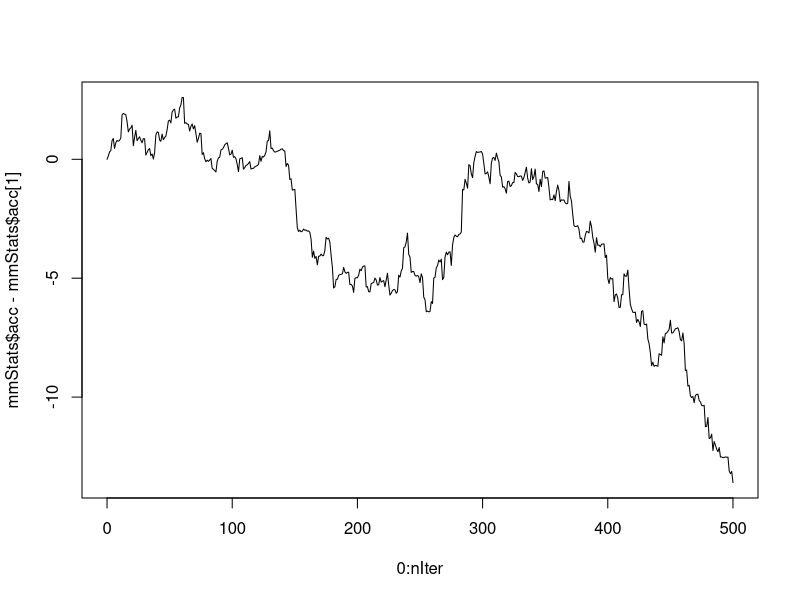
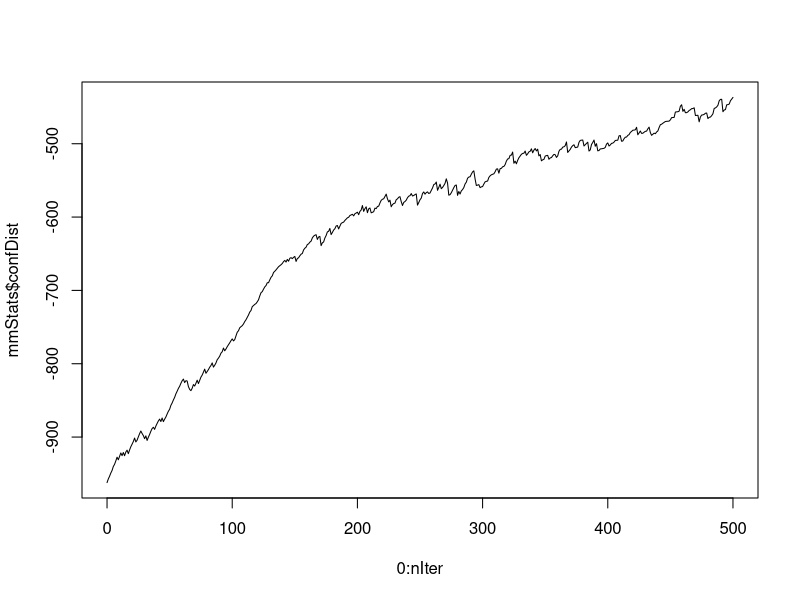

Here is the R script that generated these plots, in order:
require(igraph)

####################
# MODEL PARAMETERS #
####################
n = 10 # number of members in a team
nIter = 500 # number of time points to let simulation run
H = 1 # group heterogeneity in domains of expertise [0,1]; H = 1 means agents have distinct domains of expertise (heterogenous), H = 0 means agents have no domain expertise (homogenous)
K = 7 # number of members in the in-group network; K = 2:n-1
M = 1 # level of mutual interest [0,1]; M = 0 means agents determine whether to update confidence in speaker based only on its evaluation of opinion, H = 1 means agents determine whether to update confidence in speaker based on avg rsp of other listeners
lambda = .001 # learning rate; factor by which differences between an agent's IPF changes to match a speaker's IPF

netType = 1 # paramter for creating different network configurations; 1 = Dionne et al specificaiton, 2 = small world network; 3 = scale-free/preferential atatchment; 4 = random based on expected density
domSize = 100 # size of problem domain (must be integer value). NOTE: IN THEORY THIS VALUE CAN BE MANIPULATED, BUT CURRENT CODE IS NOT SET UP TO DO SO VERY EASILY. WRITTEN HERE SO THAT USERS CAN EASILY SEE THIS PARAMETER SETTING
rndmDom = domSize*.5 # number of random points to select, between which values will be interpolated to construct problem domain
domExptMean = 30 # size of expertise domain for each agent; higher numbers = more likely to be an expert on more things
domExptSD = 5 # variability in expertise domain size for each agent; higher numbers = agents more likely to vary in the number of things on which they are expert
ldrNdx = sample(1:n, 1) # randomly sample leader
confHeight = .1 # height of triangular function for changing confidence evaluations
confWidth = 10 # width of triangular function for changing confidence evaluations
confChg = c(head((0:(confWidth*10/2))*(confHeight/(confWidth*10/2)), -1), ((confWidth*10/2):0)*(confHeight/(confWidth*10/2))) # vector of values from a triangle function with height = confHeight & width = confWidth


###################
# MODEL FUNCTIONS #
###################
# Function for creating randomly generated true problem function (TPF)
## Returns data frame with columns giving x and y coordinates of TPF 
createTPF = function(rndmDom, domSize) {
  x = sort(c(1, sample(2:(domSize-1), rndmDom), domSize)) # randomly select rndmDom integers between 1 and 100; to ensure the final range of the TPF always spans 1 to 100, we force 1 and 100 to be included in this range of x values
  y = runif(rndmDom+2, 0, 1) # randomly sample rndmDom+2 values from uniform distribution bounded between 0 and 1; the "+2" values is so that we sample values for the hard-coded 1 and 100 x-values
  yInterp = spline(x, y, n = domSize*10) # interpolate 1000 values between the randomly sampled x and y values
  tpf = data.frame(x = yInterp$x, # create data frame containing x and y values
                   y = yInterp$y)
  # problem function is bounded between 0 and 1; transform any interpolated values below 0 into 0, and above 1 into 1
  tpf$y[tpf$y < 0] = 0
  tpf$y[tpf$y > 1] = 1
  return(list("tpf" = tpf,
              "x" = x,
              "y" = y))
}

# Function for creating randomly generated individual problem functions (IPF)
## Returns a list containing two named elements:
## (1) ipf = data frame with columns giving x and y coordinates of IPF and a column (dom) indicating whether x is within the agent's domain of expertise
## (2) domRng = vector giving range of expertise domain
createIPF = function(H, tpf, domExptMean, domExptSD, domSize, rndmDom) {
  ## Identify domain expertise range -- note we do this even if agent will not have a domain of expertise
  ### Dionne et al do not describe exactly how agent's domains of expertise are specified; they simply note that they are "formulated as a 
  ### randomly selected continuous finite range in the 0-100 problem domain, whose width does not exceed 50" (p. 1040). We add some control around this
  ### and allow agents to have differing sizes of expertise range by randomly sampling a value to determine the domain expertise range
  domExptSize = round(rnorm(1, mean = domExptMean, sd = domExptSD))
  ## Impose limits that an agent's range of expertise cannot be less than 10% or greater than 50% of domSize
  if (domExptSize > domSize*.5) {domExptSize = domSize*.5}
  if (domExptSize < domSize*.1) {domExptSize = domSize*.1}
  ## Randomly select a consecutive range of domains between 1:100 equal to length of domExptSize
  domExptStrt = seq(domSize - domExptSize + 1)
  domExptStrt = sample(domExptStrt, 1)
  domExptRng = domExptStrt:(domExptStrt + domExptSize - 1)
  # H = 1 means that individuals in teams have "domains of expertise"
  if (H == 1) {
    ## Create the agent's IPF by creating new belief values for domains outside the area of expertise while making areas inside the expertise range = tpf
    ipfObj = createTPF(rndmDom, domSize) # create brand new ipf for agents to reflect that an agent's IPF will be very different from TPF outside the expertise range
    ndx = findInterval(ipfObj$tpf$x, c(min(domExptRng), max(domExptRng))) == 1 # create an index of all the rows in tpf that fall inside the domain of expertise; just for convenience
    ipfObj$tpf$y[ndx] = tpf$tpf$y[ndx] # make ipf values inside of expertise domain equal to corresponding tpf values
    ipf = ipfObj$tpf
  } else { # H = 0 means that individuals do not have domains of expertise and everybody is about equally off from TPF
    y = rnorm(length(tpf$x), tpf$y, .25) ## create ipf for agents that are near the tpf
    yInterp = spline(tpf$x, y, n = domSize*10)
    ipf = data.frame(x = yInterp$x,
                     y = yInterp$y)
    ipf$y[ipf$y < 0] = 0
    ipf$y[ipf$y > 1] = 1
  }
  return(list("ipf" = ipf,
              "domRng" = domExptRng))
}

# Function for creating confidence distributions
## Returns a dataframe n x domSize*10 corresponding to that agents' confidence perceptions for itself and all other agents across each aspect of the problem domain
createConfPerc = function(n, agentNdx, H, domRng, domSize) {
  confPerc = matrix(NA, nrow = n, ncol = domSize*10) # Initialize matrix that will hold final confindence perception values
  ## H = 1 means that individuals in teams have "domains of expertise"; Dionne et al. state that individuals have higher confidence in their area of expertise (p. 1040)
  if (H == 1) {
    ## Create agent's self-confidence perceptions
    selfConf = runif(domSize, .05,.5) # Randomly sample self-confidence perceptions across all aspects of problem domain from a lower range
    selfConf[domRng] = runif(length(domRng), .7,.9) # Replace self-confidence perceptions in areas of expertise with randomly sampled from a higher range
    selfConf = spline(x = 1:domSize, y = selfConf, n = domSize*10) # Interpolate self-confidence perceptions across same range of problem domain values as in IPF/TPF
    ## Create agent's perceptions of other's confidence
    otherConf = t(replicate(n-1, expr = runif(domSize, .05, .5))) # Randomly sample (n-1) other-confidence perceptions across all aspects of problem domain from a lower range
    otherConf = t(sapply(1:(n-1), function(x) { # Interpolate (n-1) other-confidence perceptions across same range of problem domain values as in IPF/TPF
      out = spline(x = 1:domSize, y = otherConf[x,], n = domSize*10)
      return(out$y)
    }))
    ## Insert confidence perceptions in correct location of final matrix
    confPerc[agentNdx,] = selfConf$y # Note that this parameterization always places an agent's self-confidence ratings in row = agentNdx. This ensures that the rows in each agent's final confidence perception matrix always refer to the same agents
    confPerc[(1:n)[-agentNdx],] = otherConf
  } else { ## H = 0 means that individuals do not have domains of expertise
    confRaw = t(replicate(n, expr = runif(domSize, .05, .5))) # Confidence perceptions for all agents (including self) are randomly sampled from a lower range
    confPerc = t(sapply(1:n, function(x) { # Interpolate confidence perceptions across same range of problem domain values as in IPF/TPF
      out = spline(x = 1:domSize, y = confRaw[x,], n = domSize*10)
      return(out$y)
    }))
  }
  ## Transform any negative confidence values to 0 (negative values can occassionally be generated because of the spline procedure)
  confPerc[which(confPerc < 0)] <- 0
  ## Normalize all confidence values to sum to 1
  confPercNorm = apply(confPerc, 2, function(x) {x/sum(x)})
  return(confPercNorm)
}

# Function for computing group problem function (GPF)
## Dionne et al. define GPF as sum of each member's IPF weighted by average confidence in each member's knowledge (p. 1040)
computeGPF = function(IPF, confPerc) {
  sapply(1:length(IPF[[1]]$ipf$x), function(dmnNdx) { # Loop through each part of the problem domain
    ## Breakdown of this computation:
    ## sapply(IPF, function(w) w$ipf$y[dmnNdx]) -> extracts the value in each member's IPF at point dmnNdx in the problem domain. This will be a vector of n values
    ## sapply(confPerc, function(z) z[,dmnNdx]) -> extracts each member's confidence perceptions about all other members at point dmnNdx in the problem domain. This will be a n x n matrix, in which column 1 = agent 1's confidence perceptions, column 2 = agent 2's confidence perceptions, etc. Because of normalization, each column sums to 1
    ## rowMeans(sapply(confPerc, function(z) z[,dmnNdx])) -> computes average degree of confidence the team has about each agent at point dmnNdx in the problem domain. This will be a vector of n values, where higher values mean more confidence
    ## sapply(IPF, function(w) w$ipf$y[dmnNdx]) * rowMeans(sapply(confPerc, function(z) z[,dmnNdx])) -> computes agents' IPF at point dmnNdx in the problem domain weighted by the average degree of confidence the team has about an agent at point dmnNdx. This will be a vector of n values
    ## sum(sapply(IPF, function(w) w$ipf$y[dmnNdx]) * rowMeans(sapply(confPerc, function(z) z[,dmnNdx]))) -> computes aggregate (sum) of each member's IPF weighted by average confidence in each member's knowledge at point dmnNdx in the problem domain. This will be a vector of size equal to the problem domain
    sum(sapply(IPF, function(w) w$ipf$y[dmnNdx]) * rowMeans(sapply(confPerc, function(z) z[,dmnNdx])))
  })
}

# Function for evaluating expressed beliefs
## Equation 1 in Dionne et al. (p. 1041)
evalBelief = function(ipfSpkr, ipfRcvr, confRcvr) {
  diffEval = abs(ipfSpkr - ipfRcvr)
  rspEval = (1-2*diffEval)*confRcvr
  return(rspEval)
}

# Function for updating confidence beliefs
confUpdate = function(confPerc, rspEval, speaker, topic, confWidth, confChg, domSize) {
  confNew = confPerc[speaker,]
  lRange = (topic-(confWidth*10/2))
  uRange = (topic+(confWidth*10/2))
  ## Need to adjust upper and lower range if triangle function extends beyond limits of problem domain
  if (lRange < 1) {
    confChg = confChg[(-lRange+2):length(confChg)]
    lRange = 1
  }
  if (uRange > domSize*10) {
    confChg = confChg[1:(length(confChg)-(uRange-(domSize*10)))]
    uRange = domSize*10
  }
  ## If opinion is evaluated positively, we increase confidence for a range of topic domains centered on the expressed opinion by an amt determined by the triangle function
  if (rspEval > 0) {
    confNew[lRange:uRange] <- confNew[lRange:uRange] + confChg
  }
  ### If opinion is evaluated negatively, we decrease confidence for a range of topic domains centered on the expressed opinion by an amt determined by the triangle function
  if (rspEval < 0) {
    confNew[lRange:uRange] <- confNew[lRange:uRange] - confChg
  }
  ## If opinion is zero or not evaluted, we don't change confidence perceptions
  if (rspEval == 0) {
    confNew = confPerc[speaker, ]
  }
  ## Insert updated confidence perceptions for the speaker into the overall confidence perception matrix
  confPerc[speaker,] <- confNew
  ## If any confidence values become negative, set to 0
  confPerc[speaker,][which(confPerc[speaker,] < 0)] <- 0
  ## Normalize confidence perceptions for ALL topic domains so they sum to 1
  confPerc = apply(confPerc, 2, function(x) {x/sum(x)})
  return(confPerc)
}

# Function for updating IPFs
ipfUpdate = function(ipfSpkr, ipfRcvr, rspEval, topic, lambda) {
  ### If opinion is evaluated positively, we reduce difference between speaker and receiver IPF at topic by a factor of lambda
  if (rspEval > 0) {
    ipfRcvr$ipf$y[topic] = lambda*(ipfSpkr$ipf$y[topic] - ipfRcvr$ipf$y[topic]) + ipfRcvr$ipf$y[topic]
  }
  return(ipfRcvr)
}

# Function for computing sum of Euclidean distance across all confidence functions for all agents
confDist = function(confPerc, n) {
  agentDist = sapply(1:n, function(x) {
    # ndx = (1:n)[-x] # identifies vector of agent IDs excluding the target agent
    tmp = t(sapply(confPerc, function(y) {y[x,]})) # Extracts confidence perceptions about target agent from all other agents (including perceptions from target agent)
    out = matrix(mapply(function(a,b) {sqrt(sum(abs(tmp[a,] - tmp[b,])^2))}, a = rep(1:n, each = n), b = rep(1:n, n)), n, n) # Computes Euclidean distance between the difference in confidence functions for all agents
    out = sum(out[lower.tri(out)]) # remove self-to-self and duplicate comparisons, and sum all differences together
    return(out)
  })
  aggDist = -1*sum(agentDist)
  return(aggDist)
}

##########################################
# INITIALIZE INPUT DATA AND MODEL OUTPUT #
##########################################
# Initialize the true problem function (TPF)
TPFObj = createTPF(rndmDom = rndmDom, domSize = domSize)
TPF = TPFObj$tpf
# Initialize agents' individual problem functions (IPF); IPF is a list of dataframes where each list element corresponds to an agent
IPF = lapply(1:n, function(x) {createIPF(rndmDom = rndmDom, H = H, tpf = TPFObj, domExptMean = domExptMean, domExptSD = domExptSD, domSize = domSize)})
## Simple visualization of TPF and IPF
## plot(TPF$x, TPF$y, "l", lwd = 4)
## lines(IPF[[1]]$ipf$x, IPF[[1]]$ipf$y, lwd = 3, col = "blue")

# Initialize agents' confidence Perc (confPerc)
## The lapply function returns a list of length n for confPerc
## Each element of confPerc holds one agent's matrix of confidence perceptions (e.g., confPerc[1] = agent 1's confidence perceptions, confPerc[2] = agent 2's confidence perceptions)
## Note that the createConfPerc function maintains the same agent ordering in the confidence matrices for all agents. Thus agent 1's self-confidence rating is stored in  confPerc[[1]][1,], agent 2's self-confidence rating is stored in confPerc[[2]][2,], etc.
confPerc = lapply(1:n, function(x) {
  createConfPerc(n = n, agentNdx = x, H = H, domRng = IPF[[x]]$domRng, domSize = domSize)
})
## Simple visualization of confidence functions for one individual
## matplot(x = TPF$x, y = t(confPerc[[1]]), type = "l", col = 1:10, lty = 1)

# Initialize social network structure
teamNet = matrix(0, nrow = n, ncol = n)
## netType == 1 creates "LMX" structure based on Dionne et al.'s conceptualization
if (netType == 1) {
  inGrpNdx = c(ldrNdx, sample((1:n)[-ldrNdx], K-1)) # randomly samples leader in-group
  outGrpNdx = (1:n)[-inGrpNdx] # identifies out-group
  teamNet[inGrpNdx, inGrpNdx] <- 1 # place link in teamNet among all in-group members 
  teamNet[ldrNdx, outGrpNdx] <- 1 # place link in teamNet from leader to outgroup members
  teamNet[outGrpNdx, ldrNdx] <- 1 # place link in teamNet from outgroup members to leader
  diag(teamNet) <- 1 # place self-referent link to allow speaker to influence themselves
  # plot(graph_from_adjacency_matrix(teamNet, mode = "undirected", diag = F))
}
## netType == 2 creates a Watts-Strogatz small-world model
if (netType == 2) {
  ### In small world network, need to specify the nei and p parameters:
  ### nei = number of neighbors to connect to in small-world network
  ### p = rewiring probability in small-world network
  pplList <- sample_smallworld(dim = 1, size = n, nei = 2, p = .3)
  # plot(pplList, layout = layout_in_circle(pplList)) # Run this line to see what network looks like
  teamNet <- as_adjacency_matrix(pplList, sparse = F)
  diag(teamNet) <- 1 # place self-referent link to allow speaker to influence themselves
}
## netType == 3 creates a scale-free/prefential attachment network as described by Barabasi & Albert
if (netType == 3) {
  pplList <- sample_pa(n, m = 1, directed = F)
  # plot(pplList, layout = layout_with_fr(pplList)) # Run this line to see what network looks like
  teamNet <- as_adjacency_matrix(pplList, sparse = F)
  diag(teamNet) <- 1 # place self-referent link to allow speaker to influence themselves
}
## netType == 4 creates a random graph based on the expected density of the network
if (netType == 4) {
  pplList <- sample_gnp(n, p = .50)
  # plot(pplList, layout = layout_with_fr(pplList)) # Run this line to see what network looks like
  teamNet <- as_adjacency_matrix(n, sparse = F)
  diag(teamNet) <- 1 # place self-referent link to allow speaker to influence themselves
}

# Model output
## Group problem function (GPF; see Fig. 1 & p.1040 in Dionne et al)
### GPF is structured like TPF; column 1 = problem domain indices, columns 2:(nIter + 2) = team belief about problem domain at each time point
GPF = data.frame("x" = TPF$x,
                 matrix(nrow = length(TPF$x), ncol = nIter+1))
names(GPF) = c("x", paste("y", 0:(nIter), sep = ""))
GPF$y0 = computeGPF(IPF, confPerc) # Compute initial GPF at time = 0
### Simple visualization of TPF and GPF
### plot(TPF$x, TPF$y, "l", lwd = 4)
### lines(GPF$x, GPF$y0, lwd = 3, col = "red")

## Speaker -- who speaks at each time point
speaker = rep(NA, nIter)

## MM statistics
mmStats = data.frame("time" = 0:nIter,
                     "acc" = NA,
                     "confDist" = NA)
### Accuracy -- sum of squared differences between GPF and TPF
mmStats$acc[1] = -1*sum((TPF$y - GPF[,2])^2)
### Distance -- sum of Euclidean distances among all members' confience perceptions
mmStats$confDist[1] = confDist(confPerc = confPerc, n = n)

#########
# MODEL #
#########
startTime = Sys.time()
for (i in 1:nIter) {
iterTime = Sys.time()
# Step 1: Select speaker
  ## Compute probability of speaking by integrating self-confidence function of each agent
  ## Here we estimate the area under the curve using the trapezium method. This method essentially splits the curve into x number of trapezoids, computes their area, and then sums them together
  selfConf = sapply(1:n, function(p) {
    sum(diff(TPF$x) * (head(confPerc[[p]][p,], -1) + tail(confPerc[[p]][p,], -1))/2)
  })
  ## Transform the self-confidence integrals into probabilities
  pSpeak = selfConf/sum(selfConf)
  speaker[i] = sample(1:n, 1, prob = pSpeak)
  
# Step 2: Orientation -- speaker selects topic to speak about
  ## Transform self-confidence values into probabilities
  pTopic = confPerc[[speaker[i]]][speaker[i],]/sum(confPerc[[speaker[i]]][speaker[i],])
  ## Samples problem domain based on pTopic and returns domain index/location
  topic = which(TPF$x == sample(TPF$x, 1, prob = pTopic))
  
# Step 3: Differentiation -- expressed opinion is evaluated by members
  ## Create index identifying which members hear the expressed opinion (speaker hears its own opinion); T = heard, F = not heard
  rcvrNdx = teamNet[,speaker[i]] == 1
  ## Have ALL members evaluate opinion
  ## Note this is NOT what actually happens in process model; only those who hear the opinion evaluate it. We do it like this in this step for convenicence. It's easier to just "zero" out the rspEval for those who weren't supposed to hear later
  rspEval = sapply(1:n, function(x) {
    evalBelief(ipfSpkr = IPF[[speaker[i]]]$ipf$y[topic], ipfRcvr = IPF[[x]]$ipf$y[topic], confRcvr = confPerc[[x]][x,topic])
  })
  ## Remove rspEval for those who didn't actually hear the opinion
  rspEval[rcvrNdx == F] <- 0
  
# Step 4: Integration -- update confidence perceptions and IPFs
  ## Update confidence perceptions
  ## Result of this stage is an update to the confidence perceptions each agent holds about the speaker
  if (M == 0) { # M = 0 means agents decide to update based on their own rspEval
    confPerc = lapply(1:n, function(x) {
      confUpdate(confPerc = confPerc[[x]], rspEval = rspEval[x], speaker = speaker[i], topic = topic, confWidth = confWidth, confChg = confChg, domSize = domSize)
    })
    ## Update IPFs
    IPF = lapply(1:n, function(x) {
      ipfUpdate(ipfSpkr = IPF[[speaker[i]]], ipfRcvr = IPF[[x]], rspEval = rspEval[x], topic = topic, lambda = lambda)
    })
  } else { # M = 1 means agents decide to update based on the average rspEval for all members with whom the agent shares a connection
    ## Compute average response evaluation of the agents that each agent is connected to
    ## This computation does NOT include the agent's own evaluation
    aggRspEval = sapply(1:n, function(x) {
      mean(rspEval[-x][(teamNet[x,] == 1)[-x]])
    })
    ## This computation does include the agent's own evaluation
    # aggRspEval = sapply(1:n, function(x) {
    #   mean(rspEval[(teamNet[x,] == 1)])
    # })
    confPerc = lapply(1:n, function(x) {
      confUpdate(confPerc = confPerc[[x]], rspEval = aggRspEval[x], speaker = speaker[i], topic = topic, confWidth = confWidth, confChg = confChg, domSize = domSize)
    })
    ## Update IPFs
    IPF = lapply(1:n, function(x) {
      ipfUpdate(ipfSpkr = IPF[[speaker[i]]], ipfRcvr = IPF[[x]], rspEval = aggRspEval[x], topic = topic, lambda = lambda)
    })
  }

# Record output of step
GPF[,i+2] = computeGPF(IPF = IPF, confPerc = confPerc)
mmStats$acc[i+1] = -1*sum((TPF$y - GPF[,i+2])^2)
mmStats$confDist[i+1] = confDist(confPerc = confPerc, n = n)

Sys.sleep(.01)
print(paste("Finished iteration", i, "in", round(Sys.time() - iterTime, 2), "seconds", sep = " "))
}
runTime = Sys.time() - startTime

###############
# DATA OUTPUT #
###############

plot(0:nIter, mmStats$acc-mmStats$acc[1], "l")
plot(0:nIter, mmStats$confDist, "l")
